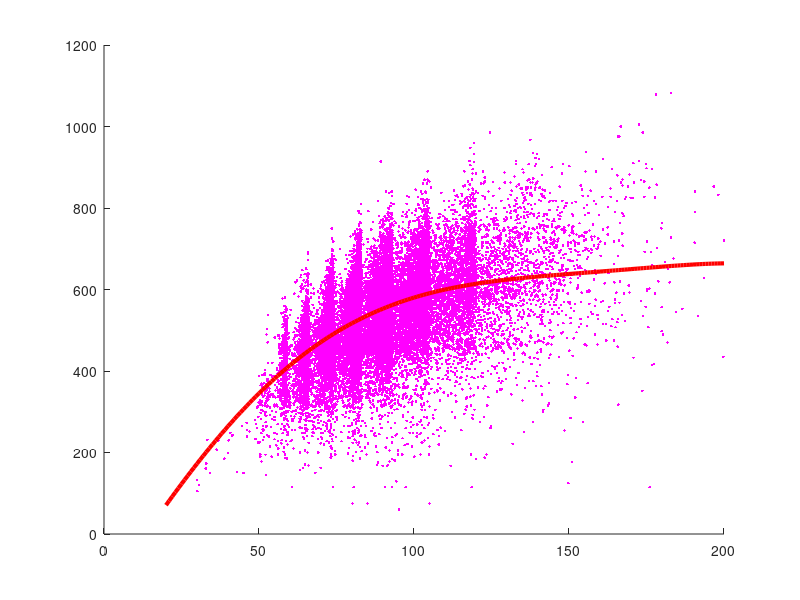

Write MATLAB code to recreate this figure. (Note: this script raises an error after producing the figure.)
clear;

load data.csv;

I_m = data(:,1) == 1.0;
I_f = data(:,1) == 0.0;



male = data(I_m,:);
female = data(I_f,:);


bw_m = male(:,2);
bw_f = female(:,2);

sq_m = male(:,3);
sq_f = female(:,3);

bp_m = male(:,4);
bp_f = female(:,4);

dl_m = male(:,5);
dl_f = female(:,5);

total_m = sq_m + bp_m + dl_m;
total_f = sq_f + bp_f + dl_f;

scatter(bw_m,total_m,[],'m','.');
hold on;

% Actual wilks formula

a=-216.0475144;
b=16.2606339;
c=-0.002388645;
d=-0.00113732;
e=7.01863E-06;
f=-1.291E-08;

theta = [a b c d e f]';
t = (20:200)';
m = length(t);
X = [ones(m,1) t t.^2 t.^3 t.^4 t.^5];
w = 0.70612*X*theta;
plot(t,w,'r',"linewidth",3);

% %%%%%%%%%%%%%%%%%%%%%%%%%%%%%%%%%%%%%%%%%%%%%%%%%%%%

m = size(male,1);

nz = bw_m / 180;

X = [ones(m,1) bw_m bw_m.^2 bw_m.^3 bw_m.^4 bw_m.^5];
realWilks500 = X*theta;
avgWilks = total_m' * realWilks500 / (realWilks500' * realWilks500);
disp(rmse(avgWilks*realWilks500,total_m));
fprintf('The average Wilks score is %f\n',(avgWilks*500));






